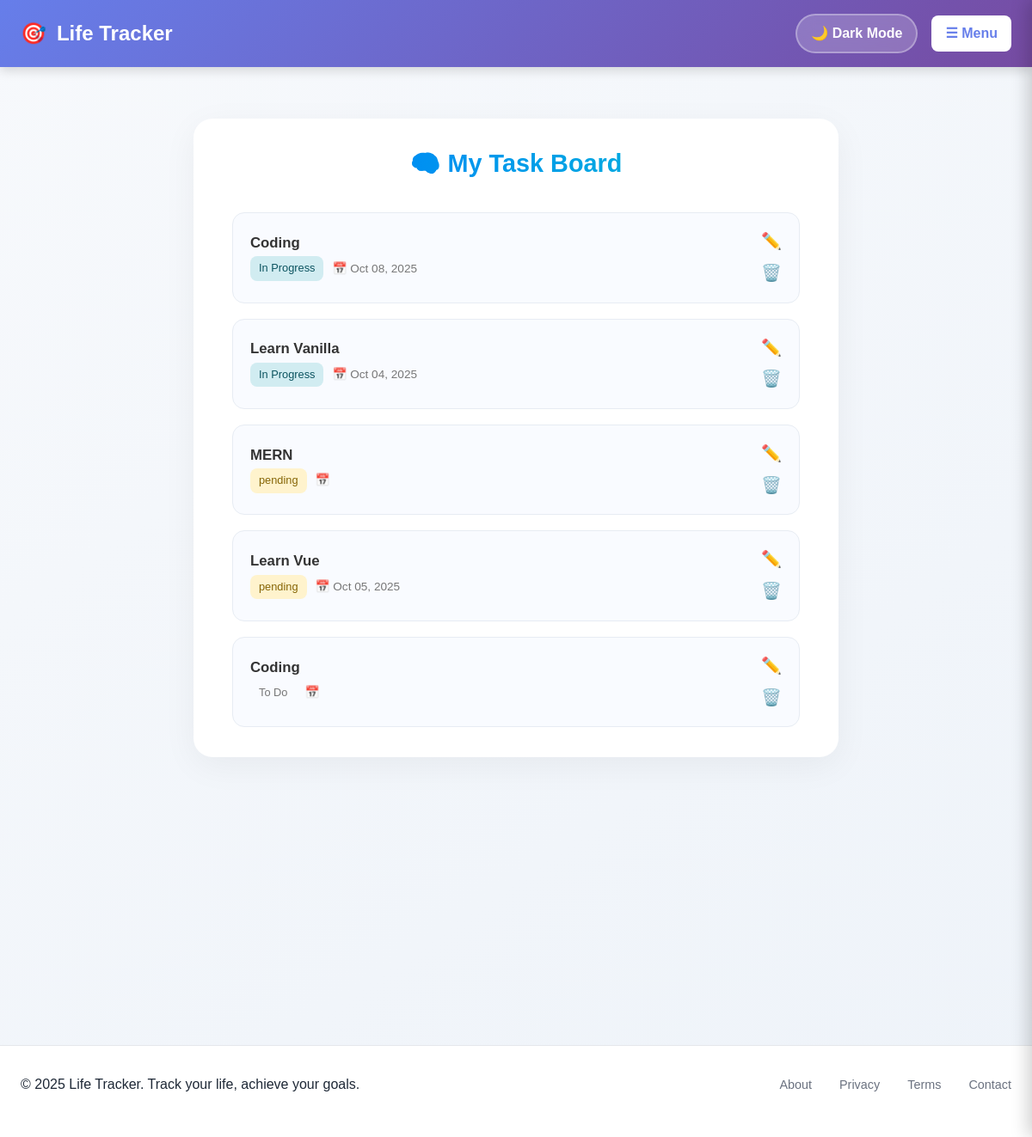
The page /tasks/ on the database as committed earlier.
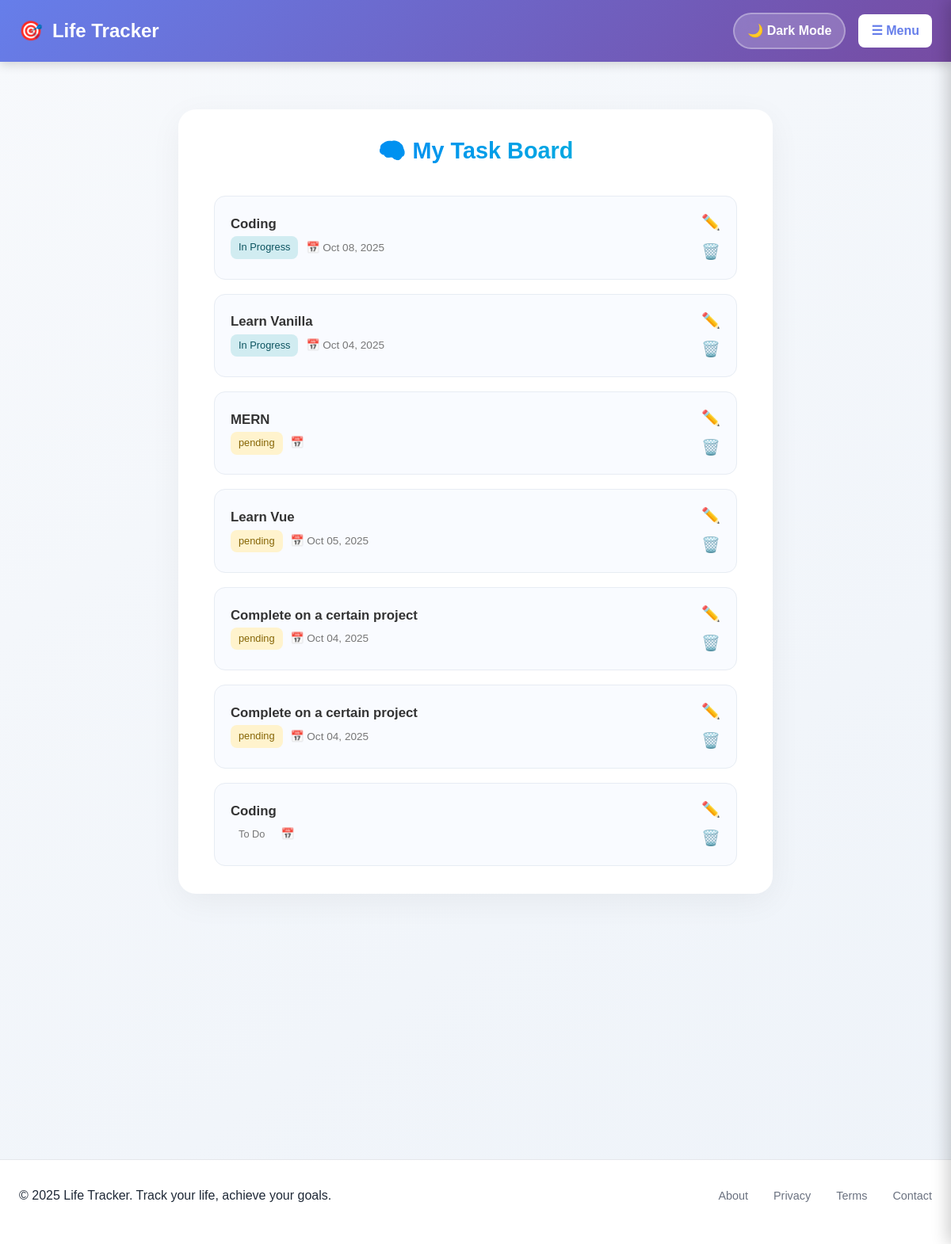
The same page on the database as committed later.
### tracker/models.py (models this page shows, shortened)
class Task(models.Model):
    STATUS_CHOICES = [
        ('todo', 'To Do'),
        ('in_progress', 'In Progress'),
        ('done', 'Done'),
    ]
    title = models.CharField(max_length=200)
    due_date = models.DateField(null=True, blank=True)
    completed = models.BooleanField(default=False)
    created_at = models.DateTimeField(auto_now_add=True)
    category = models.ForeignKey('Category', on_delete=models.SET_NULL, null=True, blank=True)
    status = models.CharField(max_length=20, choices=STATUS_CHOICES, default='todo')
    order = models.IntegerField(default=0)

### tracker/views.py (the view)
# urls.py: path('tasks/', views.tasks, name='tasks'),
def tasks(request):
    tasks = Task.objects.all().order_by('status','order', 'created_at')
    return render(request, 'task.html' , {'tasks': tasks})

### tracker/templates/task.html (shortened to what this page needs)
{% extends 'base.html' %}
{% block content %}
<div class="tasks-container">
    <h2 class="page-title">🧠 My Task Board</h2>
    {% if tasks %}
        <div class="task-list">
            {% for task in tasks %}
            <div class="task-item">
                <div class="task-info">
                    <h4 class="task-title">{{ task.title }}</h4>
                    <div class="task-meta">
                        <span class="status-tag
                            {% if task.status == 'pending' %}pending
                            {% elif task.status == 'in_progress' %}in-progress
                            {% elif task.status == 'completed' %}completed{% endif %}">
                            {{ task.get_status_display }}
                        </span>
                        <span class="due-date">📅 {{ task.due_date|date:"M d, Y" }}</span>
                    </div>
                </div>
                <div class="task-actions">
                    <a href="{% url 'update_task' task.id %}" class="action-btn edit" title="Edit Task">✏️</a>
                    <a href="{% url 'delete_task' task.id %}" class="action-btn delete" title="Delete Task">🗑️</a>
                </div>
            </div>
            {% endfor %}
        </div>
    {% else %}
        <p class="no-tasks">No tasks yet — add one to get started!</p>
    {% endif %}
</div>
{% endblock %}

### wellness/templates/base.html (shortened to what this page needs)
{% load static %}
<!DOCTYPE html>
<html lang="en">
<head>
    <link href="https://cdn.jsdelivr.net/npm/bootstrap@5.3.0/dist/css/bootstrap.min.css" rel="stylesheet">
    <link href="https://cdn.jsdelivr.net/npm/bootstrap-icons@1.11.0/font/bootstrap-icons.css" rel="stylesheet">
    <link rel="stylesheet" href="{% static 'css/wellness.css' %}">
</head>
<body>
    <header class="header">
        <div class="header-content">
            <a href="/" class="logo">
                <span>🎯</span>
                <span>Life Tracker</span>
            </a>
            <div class="header-actions">
                <button class="theme-toggle" id="theme-toggle">🌙 Dark Mode</button>
                <button class="menu-btn" onclick="toggleSidebar()">☰ Menu</button>
            </div>
        </div>
    </header>
    <main class="container">
        {% block content %}{% endblock %}
    </main>
    <footer class="footer">
        <div class="footer-content">
            <p>&copy; 2025 Life Tracker. Track your life, achieve your goals.</p>
            <ul class="footer-links">
                <li><a href="/about">About</a></li>
                <li><a href="/privacy">Privacy</a></li>
                <li><a href="/terms">Terms</a></li>
                <li><a href="/contact">Contact</a></li>
            </ul>
        </div>
    </footer>
</body>
</html>

### wellness/static/css/wellness.css (style rules this page uses)
* { margin: 0; padding: 0; box-sizing: border-box; }
:root { --primary: #667eea; --primary-dark: #5a67d8; --secondary: #10b981; --accent: #f59e0b; --danger: #ef4444; --background: #f9fafb; --surface: #ffffff; --text-primary: #1f2937; --text-secondary: #6b7280; --border: #e5e7eb; --shadow: rgba(0, 0, 0, 0.1); }
body { font-family: -apple-system, BlinkMacSystemFont, 'Segoe UI', Roboto, 'Helvetica Neue', Arial, sans-serif; background: var(--background); color: var(--text-primary); line-height: 1.6; min-height: 100vh; display: flex; flex-direction: column; }
.header { background: linear-gradient(135deg, #667eea 0%, #764ba2 100%); padding: 1rem 0; box-shadow: 0 4px 12px rgba(0, 0, 0, 0.15); position: sticky; top: 0; z-index: 100; }
.header-content { max-width: 1400px; margin: 0 auto; padding: 0 1.5rem; display: flex; justify-content: space-between; align-items: center; }
.logo { display: flex; align-items: center; gap: 0.75rem; color: white; font-size: 1.5rem; font-weight: 800; text-decoration: none; transition: transform 0.2s; }
.header-actions { display: flex; gap: 1rem; align-items: center; }
.theme-toggle { padding: 0.5rem 1rem; background: rgba(255, 255, 255, 0.2); border: 2px solid rgba(255, 255, 255, 0.3); border-radius: 2rem; color: white; font-weight: 600; cursor: pointer; transition: all 0.3s; backdrop-filter: blur(10px); }
.menu-btn { padding: 0.5rem 1rem; background: white; border: none; border-radius: 0.5rem; font-weight: 600; cursor: pointer; transition: all 0.2s; color: var(--primary); }
.footer { background: var(--surface); border-top: 1px solid var(--border); padding: 2rem 1.5rem; margin-top: auto; }
.footer-content { max-width: 1400px; margin: 0 auto; display: flex; justify-content: space-between; align-items: center; flex-wrap: wrap; gap: 1rem; }
.footer-links { display: flex; gap: 2rem; list-style: none; }
.footer-links a { color: var(--text-secondary); text-decoration: none; font-size: 0.9rem; transition: color 0.2s; }

### tracker/templates/task.html (style rules this page uses)
body { background: linear-gradient(145deg, #f7f9fc, #eef3f9); font-family: "Poppins", sans-serif; }
.tasks-container { max-width: 750px; margin: 60px auto; background: #fff; border-radius: 22px; padding: 35px 45px; box-shadow: 0 10px 40px rgba(0, 0, 0, 0.05); }
.page-title { text-align: center; font-weight: 700; font-size: 1.8rem; background: linear-gradient(90deg, #007bff, #00bcd4); -webkit-background-clip: text; -webkit-text-fill-color: transparent; margin-bottom: 40px; }
.task-list { display: flex; flex-direction: column; gap: 18px; }
.task-item { display: flex; justify-content: space-between; align-items: center; background: #f9fbff; border-radius: 14px; padding: 18px 20px; transition: all 0.3s ease; border: 1px solid #e7ecf3; }
.task-info { flex: 1; margin-right: 15px; }
.task-title { margin: 0; font-size: 1.05rem; font-weight: 600; color: #333; }
.task-meta { font-size: 0.85rem; margin-top: 5px; color: #777; display: flex; gap: 10px; align-items: center; }
.status-tag { padding: 4px 10px; border-radius: 8px; font-weight: 500; font-size: 0.8rem; }
.status-tag.pending { background-color: #fff3cd; color: #856404; }
.status-tag.in-progress { background-color: #d1ecf1; color: #0c5460; }
.task-actions { display: flex; flex-direction: column; gap: 6px; }
.action-btn { font-size: 1.2rem; text-decoration: none; transition: transform 0.2s ease, color 0.2s ease; }
.edit { color: #007bff; }
.delete { color: #dc3545; }

Rows that differ between the two databases and show on the page:
added Task: title "Complete on a certain project", status "pending", due_date "Oct 04, 2025"
added Task: title "Complete on a certain project", status "pending", due_date "Oct 04, 2025"
